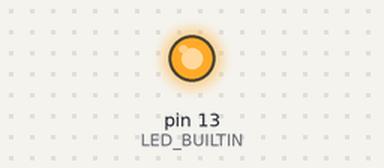
A sketch run on a simulated Arduino Uno, built with avr-gcc and run on an emulated ATmega328P. Parts: output pins drawn as LEDs (lit = HIGH).

Above: at 0.1 s.
At 60.1 s:
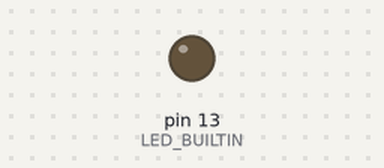
Timing chart, 0 to 61.6 s (numbered marks = the images above):
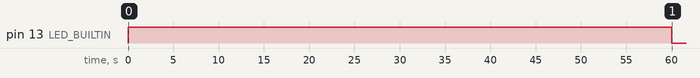

The sketch:

MQ7MQ135_withPythonRealtimePlot.ino
```cpp
 int R0 = 6692;
 int R2 = 1000;
 int sensorPin = A0;
 int MQ7sensorValue = 0;

 float PPMCO2;
 float PPMCO;
 float RS;
 float MQ7CO;

void setup() {
  // initialize the serial port
  Serial.begin(115200);

  }

void loop() {
  int sensorValue135 = analogRead(A2);
  float volts = sensorValue135 * 5;
  volts = volts / 1023;
  RS = R2 * (1-volts);
  RS = RS/volts;

  PPMCO2 = 470.627063 - 330.033*(RS/R0);
  PPMCO = 155.1505 - 129.2524*(RS/R0);

  analogWrite(LED_BUILTIN, 255);  // turn the heater fully on
  delay(60000);
   // now reduce the heating power
  analogWrite(LED_BUILTIN, 72);  // turn the heater to approx 1,4V
  delay(90000);

  digitalWrite(LED_BUILTIN, HIGH);
  delay (50);

  MQ7CO = analogRead(sensorPin);
  Serial.print(PPMCO2);
  Serial.print(",");
  Serial.println(MQ7CO);
  //delay(3000);
 }
```

Measured:
- by itself, pin 13 (LED_BUILTIN): LOW → HIGH at 0.00 s, → LOW 60.0 s later
